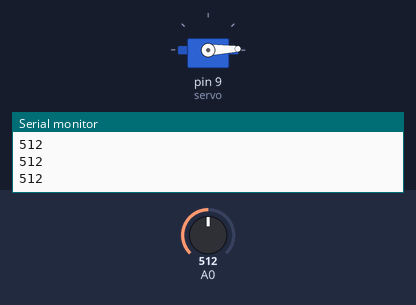
Recording of a sketch running on a simulated Arduino Uno, built with avr-gcc and run on an emulated ATmega328P. Shown: servo, the last lines printed to the serial monitor. Inputs (shaded band) come from the test bench; at power-on: A0 = 512.

Above: at 1.2 s.
1.3 s: A0 set to 306
At 2.3 s:
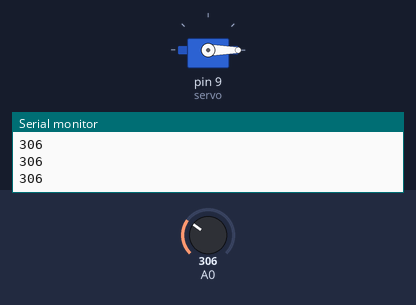
2.8 s: A0 set to 511
At 3.9 s:
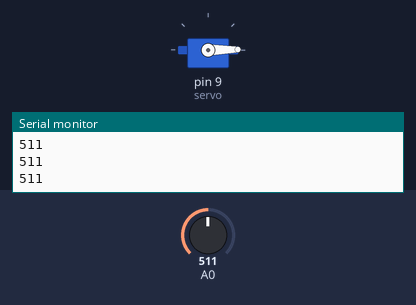
Timing chart, 0 to 5.8 s (numbered marks = the images above; inputs shaded):
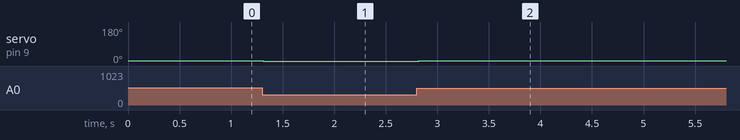

Measured:
- after the input at 1.3 s, servo on pin 9 (servo): 2° → 0° at once
- after the input at 2.8 s, servo on pin 9 (servo): 0° → 1° at once

The sketch:

servo1.ino
```cpp
#include<Servo.h>
Servo servo;
void setup() {
  servo.attach(9);
  Serial.begin(9600);
}

void loop() {
 int lightValue=analogRead(A0);
 Serial.println(lightValue);
 int i=lightValue%6;
  servo.write(i);
  delay(50);

}
```
